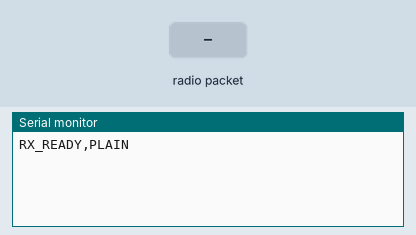
The sketch below on a simulated Arduino Uno, built with avr-gcc and run on an emulated ATmega328P. On the bench: the last lines printed to the serial monitor. The inputs (shaded band) are chosen by the test bench. No radio packets arrive unless stated.

Above: at 1.2 s.
1.3 s: radio packet "1" arrives
At 2.3 s:
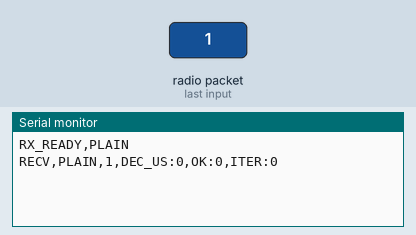
2.8 s: radio packet "0" arrives
At 3.4 s:
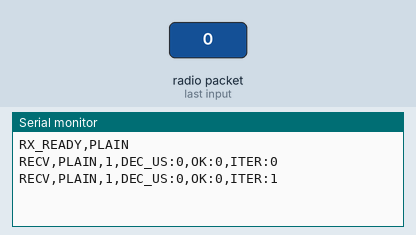
4.3 s: radio packet "2" arrives
At 5.8 s:
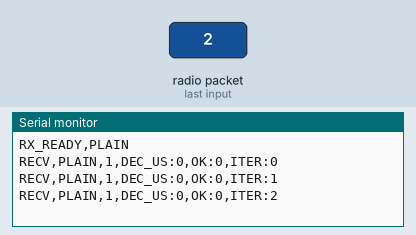

Measured:
- after the input at 1.3 s, the serial monitor: prints a new line at once (image 1)
- after the input at 2.8 s, the serial monitor: prints a new line at once (image 2)
- after the input at 4.3 s, the serial monitor: prints a new line at once (image 3)

The sketch:

rx_plain.ino
```cpp
/*
 * RX — Plaintext baseline
 * Protocol: RECV,PLAIN,<size>,DEC_US:0,OK:<1|0>,ITER:<n>
 */

#include <RH_ASK.h>
#include <SPI.h>

RH_ASK driver(2000, 11, 12);

#define MSG_SIZE 16

static uint32_t recv_count = 0;

const uint8_t expected[MSG_SIZE] = {
    'H','e','l','l','o',' ','W','o','r','l','d','!','!','!','!','!'
};

void setup() {
    Serial.begin(9600);
    while (!Serial);
    if (!driver.init())
        Serial.println("RF init failed");
    Serial.println("RX_READY,PLAIN");
}

void loop() {
    uint8_t buf[64];
    uint8_t buflen = sizeof(buf);

    if (driver.recv(buf, &buflen)) {
        int ok = (buflen >= MSG_SIZE && memcmp(buf, expected, MSG_SIZE) == 0) ? 1 : 0;

        Serial.print("RECV,PLAIN,");
        Serial.print(buflen);
        Serial.print(",DEC_US:0,OK:");
        Serial.print(ok);
        Serial.print(",ITER:");
        Serial.println(recv_count++);
    }
}
```
